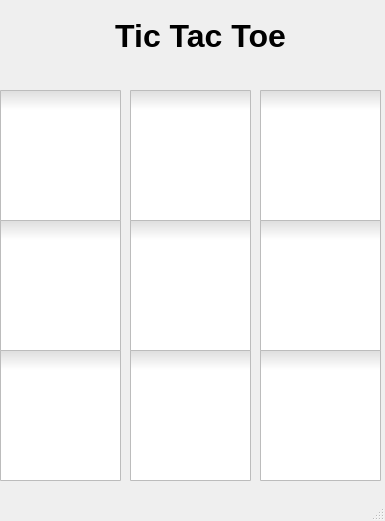
<?xml version="1.0" encoding="UTF-8"?>
<ui version="4.0">
 <class>MainWindow</class>
 <widget class="QMainWindow" name="MainWindow">
  <property name="geometry">
   <rect>
    <x>0</x>
    <y>0</y>
    <width>385</width>
    <height>521</height>
   </rect>
  </property>
  <property name="windowTitle">
   <string>MainWindow</string>
  </property>
  <widget class="QWidget" name="centralwidget">
   <widget class="QLabel" name="label">
    <property name="geometry">
     <rect>
      <x>0</x>
      <y>0</y>
      <width>401</width>
      <height>71</height>
     </rect>
    </property>
    <property name="font">
     <font>
      <pointsize>24</pointsize>
      <weight>75</weight>
      <bold>true</bold>
     </font>
    </property>
    <property name="text">
     <string>Tic Tac Toe</string>
    </property>
    <property name="alignment">
     <set>Qt::AlignCenter</set>
    </property>
   </widget>
   <widget class="QCheckBox" name="checkBox">
    <property name="geometry">
     <rect>
      <x>0</x>
      <y>90</y>
      <width>121</width>
      <height>131</height>
     </rect>
    </property>
    <property name="styleSheet">
     <string notr="true">QCheckBox::indicator {
width: 121px;
height: 131px;
}</string>
    </property>
    <property name="text">
     <string/>
    </property>
   </widget>
   <widget class="QCheckBox" name="checkBox_2">
    <property name="geometry">
     <rect>
      <x>130</x>
      <y>90</y>
      <width>121</width>
      <height>131</height>
     </rect>
    </property>
    <property name="styleSheet">
     <string notr="true">QCheckBox::indicator {
width: 121px;
height: 131px;
}</string>
    </property>
    <property name="text">
     <string/>
    </property>
   </widget>
   <widget class="QCheckBox" name="checkBox_3">
    <property name="geometry">
     <rect>
      <x>260</x>
      <y>90</y>
      <width>121</width>
      <height>131</height>
     </rect>
    </property>
    <property name="styleSheet">
     <string notr="true">QCheckBox::indicator {
width: 121px;
height: 131px;
}</string>
    </property>
    <property name="text">
     <string/>
    </property>
   </widget>
   <widget class="QCheckBox" name="checkBox_4">
    <property name="geometry">
     <rect>
      <x>0</x>
      <y>220</y>
      <width>121</width>
      <height>131</height>
     </rect>
    </property>
    <property name="styleSheet">
     <string notr="true">QCheckBox::indicator {
width: 121px;
height: 131px;
}</string>
    </property>
    <property name="text">
     <string/>
    </property>
   </widget>
   <widget class="QCheckBox" name="checkBox_5">
    <property name="geometry">
     <rect>
      <x>130</x>
      <y>220</y>
      <width>121</width>
      <height>131</height>
     </rect>
    </property>
    <property name="styleSheet">
     <string notr="true">QCheckBox::indicator {
width: 121px;
height: 131px;
}</string>
    </property>
    <property name="text">
     <string/>
    </property>
   </widget>
   <widget class="QCheckBox" name="checkBox_6">
    <property name="geometry">
     <rect>
      <x>260</x>
      <y>220</y>
      <width>121</width>
      <height>131</height>
     </rect>
    </property>
    <property name="styleSheet">
     <string notr="true">QCheckBox::indicator {
width: 121px;
height: 131px;
}</string>
    </property>
    <property name="text">
     <string/>
    </property>
   </widget>
   <widget class="QCheckBox" name="checkBox_7">
    <property name="geometry">
     <rect>
      <x>0</x>
      <y>350</y>
      <width>121</width>
      <height>131</height>
     </rect>
    </property>
    <property name="styleSheet">
     <string notr="true">QCheckBox::indicator {
width: 121px;
height: 131px;
}</string>
    </property>
    <property name="text">
     <string/>
    </property>
   </widget>
   <widget class="QCheckBox" name="checkBox_8">
    <property name="geometry">
     <rect>
      <x>130</x>
      <y>350</y>
      <width>121</width>
      <height>131</height>
     </rect>
    </property>
    <property name="styleSheet">
     <string notr="true">QCheckBox::indicator {
width: 121px;
height: 131px;
}</string>
    </property>
    <property name="text">
     <string/>
    </property>
   </widget>
   <widget class="QCheckBox" name="checkBox_9">
    <property name="geometry">
     <rect>
      <x>260</x>
      <y>350</y>
      <width>121</width>
      <height>131</height>
     </rect>
    </property>
    <property name="styleSheet">
     <string notr="true">QCheckBox::indicator {
width: 121px;
height: 131px;
}</string>
    </property>
    <property name="text">
     <string/>
    </property>
   </widget>
  </widget>
  <widget class="QMenuBar" name="menubar">
   <property name="geometry">
    <rect>
     <x>0</x>
     <y>0</y>
     <width>385</width>
     <height>18</height>
    </rect>
   </property>
  </widget>
  <widget class="QStatusBar" name="statusbar"/>
 </widget>
 <resources/>
 <connections/>
</ui>
